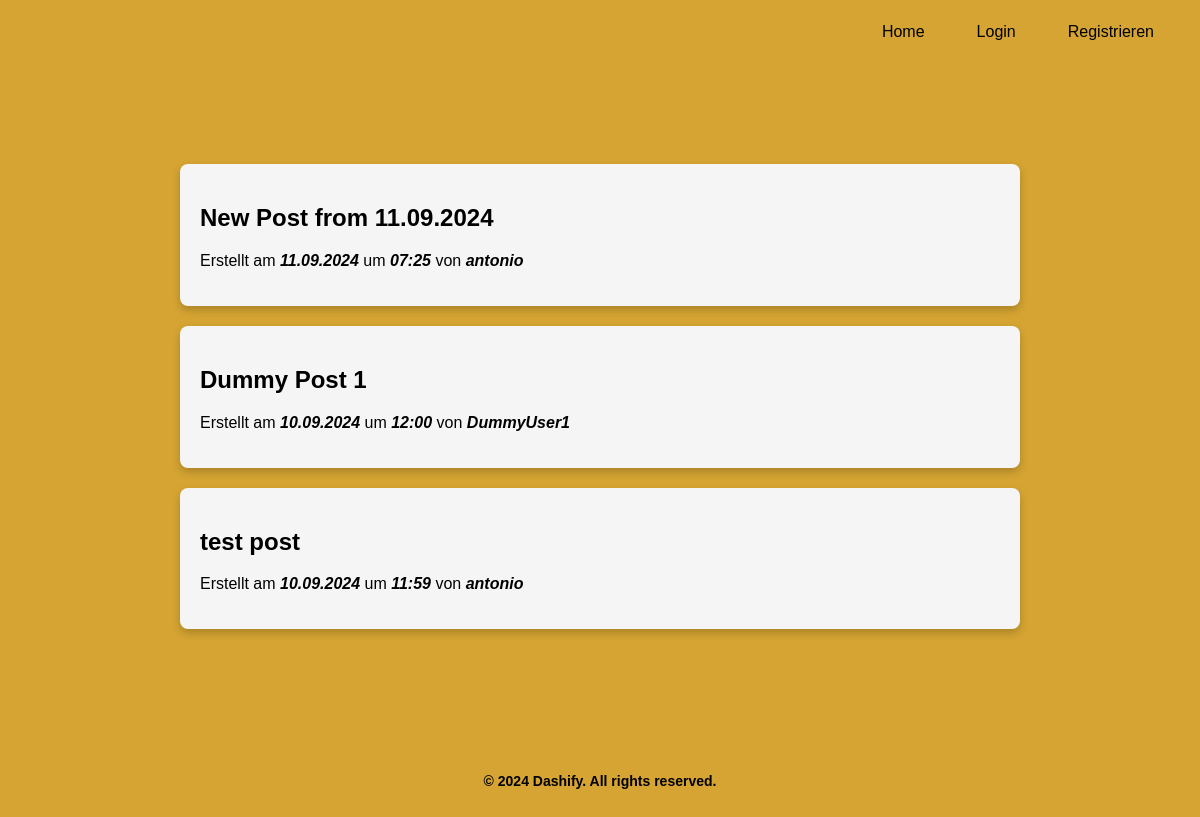
The page /posts/ on the database as committed earlier.
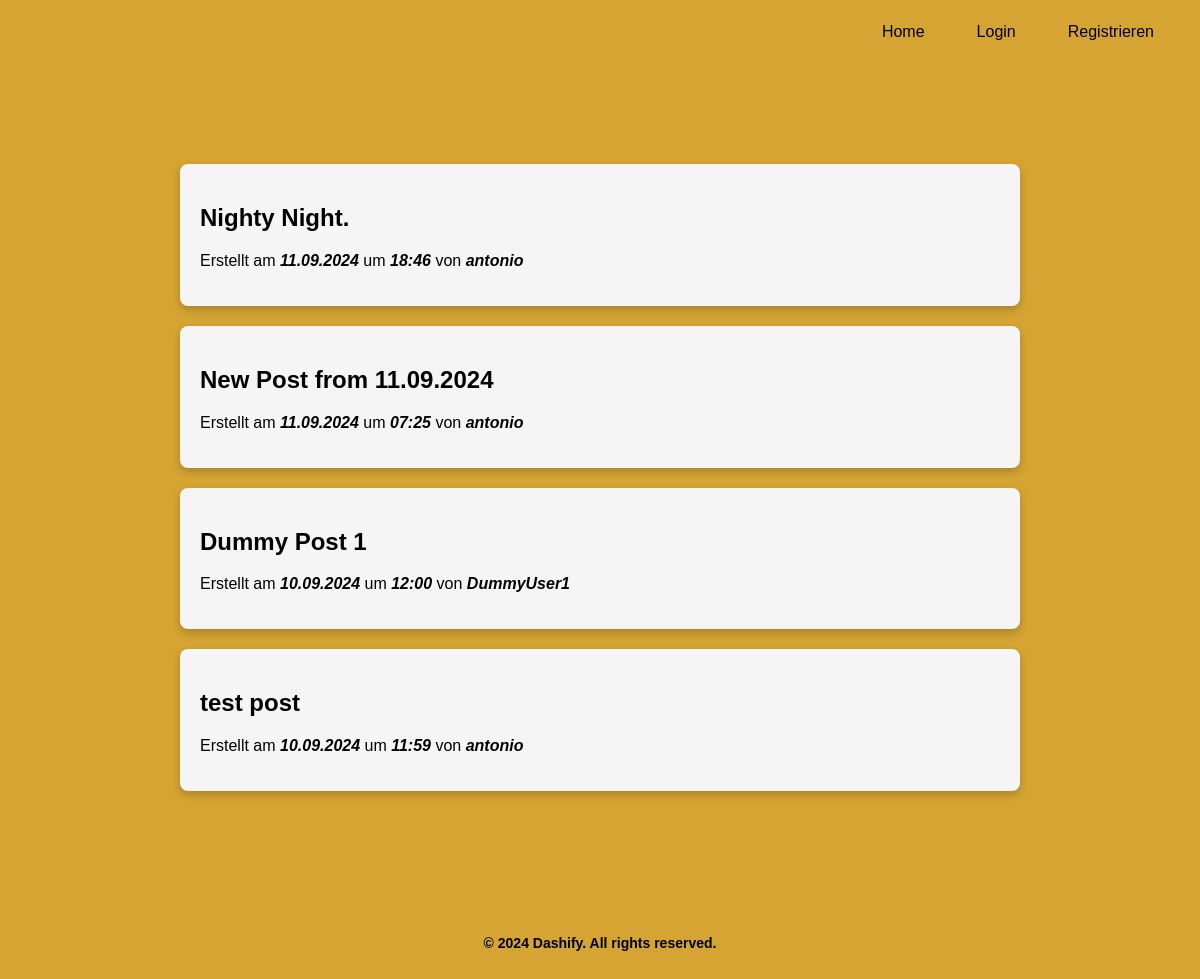
The same page on the database as committed later.
### posts/models.py (models this page shows, shortened)
class Post(models.Model):
    title: str = models.CharField(max_length=75)
    body: str = models.TextField()
    slug: str = models.SlugField()
    date = models.DateTimeField(auto_now_add=True)
    banner = models.ImageField(default="fallback.png", blank=True)
    author = models.ForeignKey(User, on_delete=models.CASCADE, default=None)
    """ Methoden """

### posts/views.py (the view)
# urls.py: path("", views.posts_list, name="list"),
def posts_list(request):
    try:
        posts = Post.objects.all().order_by("-date")
        return render(request, "posts/posts_list.html", {"posts": posts})
    except Exception as e:
        logger.error(f"Error fetching posts: {e}")
        return render(request, "posts/error.html", {"error_message": "An error occurred while retrieving the posts."})

### posts/templates/posts/posts_list.html (shortened to what this page needs)
{% extends "layout.html" %}
{% block content %}
    <div class="container">
        {% for post in posts %}
            <article class="post">
                <h2>
                    <a href="{% url 'posts:page' slug=post.slug %}">
                    {{ post.title }}
                    </a>
                </h2>
                <p>
                    Erstellt am <b><i>{{ post.date|date:"d.m.Y" }}</i></b>
                    um <b><i>{{ post.date|date:"H:i" }}</i></b>
                    von <b><i>{{ post.author }}</i></b>
                </p>
            </article>
        {% endfor %}
    </div>
{% endblock content %}

Rows that differ between the two databases and show on the page:
added Post: title "Nighty Night.", date "11.09.2024", date "18:46", author "antonio"
